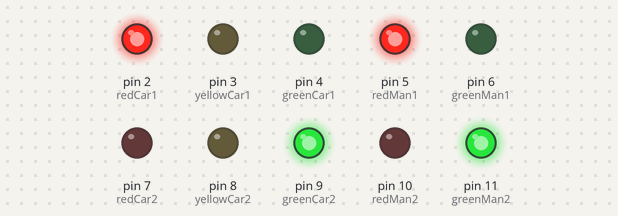
Recording of a sketch running on a simulated Arduino Uno, built with avr-gcc and run on an emulated ATmega328P. Shown: output pins drawn as LEDs (lit = HIGH).

Above: at 0.1 s.
At 7.6 s:
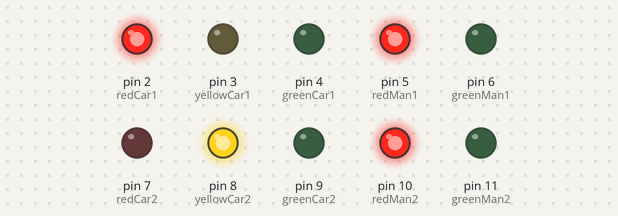
At 8.6 s:
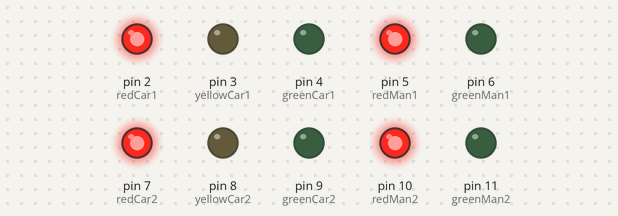
At 9.6 s:
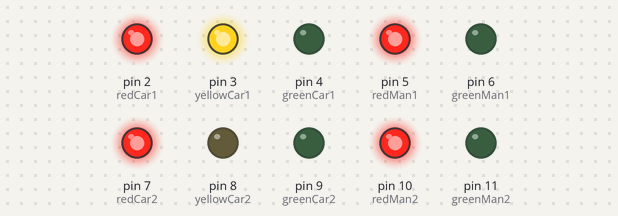
At 18.1 s:
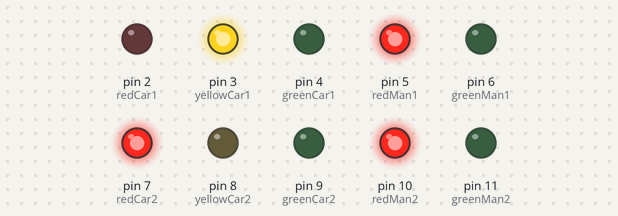
At 31.6 s:
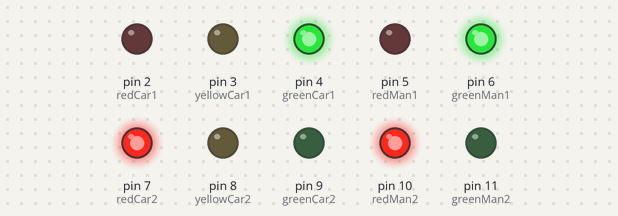
Timing chart, 0 to 40.0 s (numbered marks = the images above):
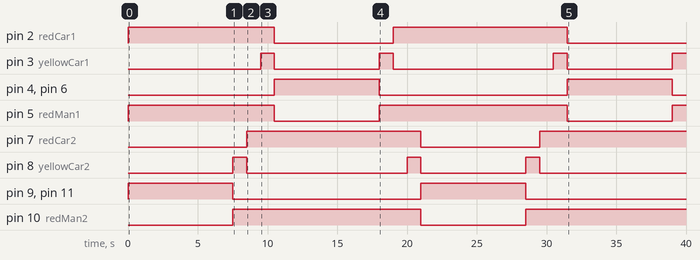

Measured:
- by itself, pin 2 (redCar1): HIGH → LOW at 10.5 s, → HIGH 8.5 s later, → LOW 12.5 s later
- by itself, pin 3 (yellowCar1): goes HIGH 1.0 s, LOW 7.5 s, HIGH 1.0 s, LOW 11.5 s, HIGH 1.0 s, LOW 7.5 s, then HIGH
- by itself, pin 4 (greenCar1), pin 6 (greenMan1): alternates HIGH for 7.5 s and LOW for 13.5 s
- by itself, pin 5 (redMan1): alternates HIGH for 13.5 s and LOW for 7.5 s
- by itself, pin 7 (redCar2): LOW → HIGH at 8.5 s, → LOW 12.5 s later, → HIGH 8.5 s later
- by itself, pin 8 (yellowCar2): goes HIGH 1.0 s, LOW 11.5 s, HIGH 1.0 s, LOW 7.5 s, HIGH 1.0 s, then LOW
- by itself, pin 9 (greenCar2), pin 11 (greenMan2): HIGH → LOW at 7.5 s, → HIGH 13.5 s later, → LOW 7.5 s later
- by itself, pin 10 (redMan2): LOW → HIGH at 7.5 s, → LOW 13.5 s later, → HIGH 7.5 s later

The sketch:

Swiatla_na_skrzyzowaniu.ino
```cpp
// Pins with light colors
const int redCar1 = 2;
const int yellowCar1 = 3;
const int greenCar1 = 4;

const int redMan1 = 5;
const int greenMan1 = 6;

const int redCar2 = 7;
const int yellowCar2 = 8;
const int greenCar2 = 9;

const int redMan2 = 10;
const int greenMan2 = 11;

// Function sets levels on 10 colors
void setState(int rc1, int yc1, int gc1, int rm1, int gm1, int rc2, int yc2, int gc2, int rm2, int gm2){
  digitalWrite(redCar1, rc1);
  digitalWrite(yellowCar1, yc1);
  digitalWrite(greenCar1, gc1);
  digitalWrite(redMan1, rm1);
  digitalWrite(greenMan1, gm1);
  digitalWrite(redCar2, rc2);
  digitalWrite(yellowCar2, yc2);
  digitalWrite(greenCar2, gc2);
  digitalWrite(redMan2, rm2);
  digitalWrite(greenMan2, gm2);
}

// the setup function runs once when you press reset or power the board
void setup() {
  // initialize digital pin LED_BUILTIN as an output.
  for (int i=2; i<12; i++ )
    pinMode(i, OUTPUT);

  setState(1, 0, 0, 1, 0, 0, 0, 1, 0, 1);
}

// the loop function runs over and over again forever
void loop() {
  setState(1, 0, 0, 1, 0, 0, 0, 1, 0, 1);
  delay(7500);
  setState(1, 0, 0, 1, 0, 0, 1, 0, 1, 0);
  delay(1000);
  setState(1, 0, 0, 1, 0, 1, 0, 0, 1, 0);
  delay(1000);
  setState(1, 1, 0, 1, 0, 1, 0, 0, 1, 0);
  delay(1000);
  setState(0, 0, 1, 0, 1, 1, 0, 0, 1, 0);
  delay(7500);
  setState(0, 1, 0, 1, 0, 1, 0, 0, 1, 0);
  delay(1000);
  setState(1, 0, 0, 1, 0, 1, 0, 0, 1, 0);
  delay(1000);
  setState(1, 0, 0, 1, 0, 1, 1, 0, 1, 0);
  delay(1000);
}
```
